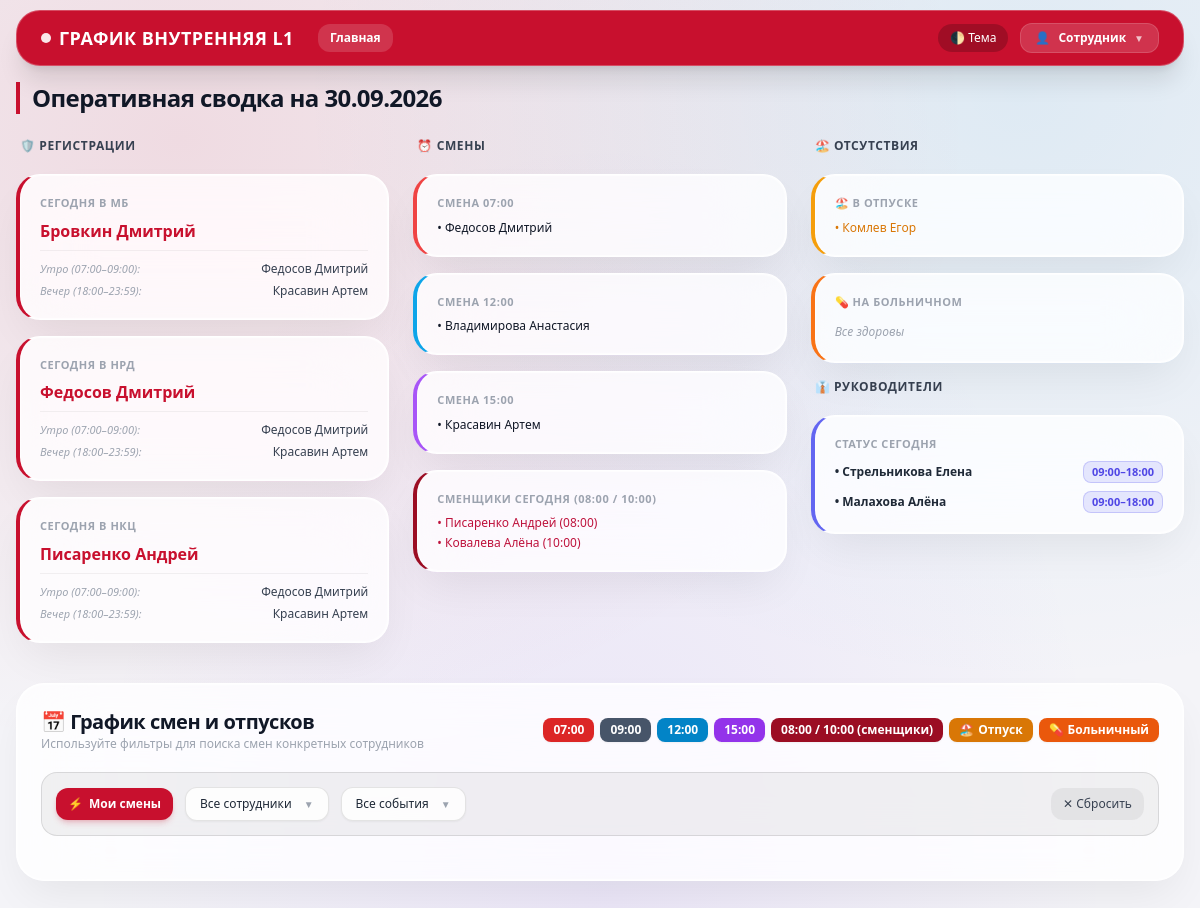
/ (signed in), run on the app's committed database.
### app/database.py (models this page shows)
class User(Base):
    __tablename__ = "users"
    id = Column(Integer, primary_key=True, index=True)
    username = Column(String, unique=True, index=True, nullable=False)
    password_hash = Column(String, nullable=False)
    full_name = Column(String, nullable=False)
    role = Column(String, default="employee") # admin, manager, employee
    is_active = Column(Boolean, default=True)

class DutyAssignment(Base):
    __tablename__ = "duty_assignments"
    id = Column(Integer, primary_key=True, index=True)
    date = Column(Date, index=True, nullable=False)
    system = Column(String, nullable=False)
    slot = Column(String, nullable=False)
    employee_name = Column(String, nullable=False)

class ScheduleEntry(Base):
    __tablename__ = "schedule_entries"
    id = Column(Integer, primary_key=True, index=True)
    date = Column(Date, index=True, nullable=False)
    employee_name = Column(String, index=True, nullable=False)
    shift_type = Column(String, nullable=True)
    is_vacation = Column(Boolean, default=False)
    is_sick = Column(Boolean, default=False)

class Manager(Base):
    __tablename__ = "managers"
    id = Column(Integer, primary_key=True, index=True)
    employee_name = Column(String, unique=True, nullable=False)

### app/main.py (the view)
@app.get("/", response_class=HTMLResponse)
def index(request: Request, user = Depends(get_current_user)):
    if not user:
        return RedirectResponse(url="/login")
    today = date.today()
    db = SessionLocal()
    entries = db.query(ScheduleEntry).filter(ScheduleEntry.date == today).all()
    total_entries_count = db.query(ScheduleEntry).count()
    duties = db.query(DutyAssignment).filter(DutyAssignment.date == today).all()
    all_emps_db = db.query(ScheduleEntry.employee_name).distinct().all()
    managers_db = db.query(Manager).all()
    db.close()
    reg_data = {
        "МБ": {"main": None, "morning": None, "evening": None},
        "НРД": {"main": None, "morning": None, "evening": None},
        "НКЦ": {"main": None, "morning": None, "evening": None},
    }
    for d in duties:
        if d.system in reg_data:
            if d.slot == "day": reg_data[d.system]["main"] = d.employee_name
            elif d.slot == "morning": reg_data[d.system]["morning"] = d.employee_name
            elif d.slot == "evening": reg_data[d.system]["evening"] = d.employee_name
    relievers_raw = []
    for e in entries:
        if e.shift_type in ["08:00", "10:00", "с 8", "с 10"]:
            shift_label = "08:00" if "8" in e.shift_type else "10:00"
            relievers_raw.append((shift_label, e.employee_name))
    unique_relievers = list(set(relievers_raw))
    unique_relievers.sort(key=lambda x: (x[0], x[1]))
    formatted_relievers = [f"{name} ({shift})" for shift, name in unique_relievers]
    all_employees = sorted(list(set([row[0] for row in all_emps_db if row[0]])))
    manager_names = [m.employee_name for m in managers_db]
    managers_status = []
    if total_entries_count > 0 and entries:
        for m_name in manager_names:
            m_surname = m_name.strip().split()[0].lower() if m_name.strip() else ""
            m_entry = next((e for e in entries if e.employee_name and m_surname == e.employee_name.strip().split()[0].lower()), None)
            if m_entry:
                if m_entry.is_vacation: status_text = "🏖 В отпуске"
                elif m_entry.is_sick: status_text = "💊 На больничном"
                else: status_text = "09:00–18:00"
            else:
                status_text = "Выходной"
            managers_status.append({"name": m_name, "status": status_text})
    blocks = {
        "reg": reg_data,
        "s7": list(set([e.employee_name for e in entries if e.shift_type in ["07:00", "с 7"]])),
        "s12": list(set([e.employee_name for e in entries if e.shift_type in ["12:00", "с 12"]])),
        "s15": list(set([e.employee_name for e in entries if e.shift_type in ["15:00", "с 15"]])),
        "relievers": formatted_relievers,
        "vacation": list(set([e.employee_name for e in entries if e.is_vacation])),
        "sick": list(set([e.employee_name for e in entries if e.is_sick])),
        "managers_status": managers_status,
    }
    return templates.TemplateResponse(
        request=request,
        name="index.html",
        context={
            "user": user,
            "blocks": blocks,
            "today": today.strftime("%d.%m.%Y"),
            "all_employees": all_employees,
            "manager_names": manager_names
        }
    )

### app/templates/index.html (shortened to what this page needs)
{% extends "base.html" %}
{% block content %}
<div class="mb-6 flex justify-between items-center">
    <h1 class="text-2xl font-extrabold tracking-tight border-l-4 border-corp-red pl-3">Оперативная сводка на {{ today }}</h1>
</div>
<div class="grid grid-cols-1 md:grid-cols-3 gap-6 mb-10">
    <div class="flex flex-col space-y-4">
        <div class="pb-1 font-bold text-gray-700 dark:text-gray-300 uppercase tracking-wider text-xs flex items-center gap-1.5 ml-1">
            <span>🛡️ Регистрации</span>
        </div>
        {% for sys_name, title in [("МБ", "Сегодня в МБ"), ("НРД", "Сегодня в НРД"), ("НКЦ", "Сегодня в НКЦ")] %}
        <div class="ios-glass rounded-[24px] p-5 border-l-4 border-l-corp-red">
            <div class="text-[11px] uppercase font-bold tracking-wider text-gray-400 mb-2">{{ title }}</div>
            {% set r = blocks.reg[sys_name] %}
            {% if r.main or r.morning or r.evening %}
                {% if r.main %}
                <div class="text-base font-bold text-corp-red dark:text-red-400 mb-2 leading-snug">{{ r.main }}</div>
                {% else %}
                <div class="text-xs text-gray-400 italic mb-2">Основной не назначен</div>
                {% endif %}
                <div class="space-y-1.5 pt-2.5 border-t border-black/5 dark:border-white/10 text-xs">
                    {% if r.morning %}
                    <div class="flex flex-col sm:flex-row sm:items-center justify-between gap-0.5">
                        <span class="text-gray-400 italic text-[11px]">Утро (07:00–09:00):</span>
                        <span class="font-medium text-gray-700 dark:text-gray-200">{{ r.morning }}</span>
                    </div>
                    {% endif %}
                    {% if r.evening %}
                    <div class="flex flex-col sm:flex-row sm:items-center justify-between gap-0.5">
                        <span class="text-gray-400 italic text-[11px]">Вечер (18:00–23:59):</span>
                        <span class="font-medium text-gray-700 dark:text-gray-200">{{ r.evening }}</span>
                    </div>
                    {% endif %}
                </div>
            {% else %}
                <span class="text-gray-400 text-xs italic">Нет назначений</span>
            {% endif %}
        </div>
        {% endfor %}
    </div>
    <div class="flex flex-col space-y-4">
        <div class="pb-1 font-bold text-gray-700 dark:text-gray-300 uppercase tracking-wider text-xs flex items-center gap-1.5 ml-1">
            <span>⏰ Смены</span>
        </div>
        <div class="ios-glass rounded-[24px] p-5 border-l-4 border-l-red-500">
            <div class="text-[11px] uppercase font-bold tracking-wider text-gray-400 mb-2">Смена 07:00</div>
            {% if blocks.s7 %}<ul class="space-y-1 font-medium text-xs">{% for name in blocks.s7 %}<li>• {{ name }}</li>{% endfor %}</ul>{% else %}<span class="text-gray-400 text-xs italic">Нет смен</span>{% endif %}
        </div>
        <div class="ios-glass rounded-[24px] p-5 border-l-4 border-l-sky-500">
            <div class="text-[11px] uppercase font-bold tracking-wider text-gray-400 mb-2">Смена 12:00</div>
            {% if blocks.s12 %}<ul class="space-y-1 font-medium text-xs">{% for name in blocks.s12 %}<li>• {{ name }}</li>{% endfor %}</ul>{% else %}<span class="text-gray-400 text-xs italic">Нет смен</span>{% endif %}
        </div>
        <div class="ios-glass rounded-[24px] p-5 border-l-4 border-l-purple-500">
            <div class="text-[11px] uppercase font-bold tracking-wider text-gray-400 mb-2">Смена 15:00</div>
            {% if blocks.s15 %}<ul class="space-y-1 font-medium text-xs">{% for name in blocks.s15 %}<li>• {{ name }}</li>{% endfor %}</ul>{% else %}<span class="text-gray-400 text-xs italic">Нет смен</span>{% endif %}
        </div>
        <div class="ios-glass rounded-[24px] p-5 border-l-4 border-l-[#9b0d23]">
            <div class="text-[11px] uppercase font-bold tracking-wider text-gray-400 mb-2">Сменщики сегодня (08:00 / 10:00)</div>
            {% if blocks.relievers %}
                <ul class="space-y-1 font-medium text-xs text-rose-700 dark:text-rose-400">
                    {% for item in blocks.relievers %}<li>• {{ item }}</li>{% endfor %}
                </ul>
            {% else %}<span class="text-gray-400 text-xs italic">Сменщиков нет</span>{% endif %}
        </div>
    </div>
    <div class="flex flex-col space-y-4">
        <div class="pb-1 font-bold text-gray-700 dark:text-gray-300 uppercase tracking-wider text-xs flex items-center gap-1.5 ml-1">
            <span>🏖️ Отсутствия</span>
        </div>
        <div class="ios-glass rounded-[24px] p-5 border-l-4 border-l-amber-500">
            <div class="text-[11px] uppercase font-bold tracking-wider text-gray-400 mb-2">🏖 В отпуске</div>
            {% if blocks.vacation %}<ul class="space-y-1 font-medium text-xs text-amber-600 dark:text-amber-400">{% for name in blocks.vacation %}<li>• {{ name }}</li>{% endfor %}</ul>{% else %}<span class="text-gray-400 text-xs italic">Отпусков нет</span>{% endif %}
        </div>
        <div class="ios-glass rounded-[24px] p-5 border-l-4 border-l-orange-500">
            <div class="text-[11px] uppercase font-bold tracking-wider text-gray-400 mb-2">💊 На больничном</div>
            {% if blocks.sick %}<ul class="space-y-1 font-medium text-xs text-orange-600 dark:text-orange-400">{% for name in blocks.sick %}<li>• {{ name }}</li>{% endfor %}</ul>{% else %}<span class="text-gray-400 text-xs italic">Все здоровы</span>{% endif %}
        </div>
        <div class="pb-1 font-bold text-gray-700 dark:text-gray-300 uppercase tracking-wider text-xs flex items-center gap-1.5 ml-1 mt-2">
            <span>👔 Руководители</span>
        </div>
        <div class="ios-glass rounded-[24px] p-5 border-l-4 border-l-indigo-500">
            <div class="text-[11px] uppercase font-bold tracking-wider text-gray-400 mb-2">Статус сегодня</div>
            {% if blocks.managers_status %}
                <ul class="space-y-2 font-medium text-xs">
                    {% for mgr in blocks.managers_status %}
                    <li class="flex items-center justify-between">
                        <span class="text-gray-800 dark:text-gray-200 font-semibold">• {{ mgr.name }}</span>
                        <span class="px-2 py-0.5 rounded-lg text-[11px] font-bold bg-indigo-500/15 text-indigo-600 dark:text-indigo-400 border border-indigo-500/25">{{ mgr.status }}</span>
                    </li>
                    {% endfor %}
                </ul>
            {% else %}<span class="text-gray-400 text-xs italic">Нет данных</span>{% endif %}
        </div>
    </div>
</div>
<div class="ios-glass rounded-[28px] p-6">
    <div class="flex flex-col lg:flex-row justify-between lg:items-center mb-5 gap-3">
        <div>
            <h2 class="text-xl font-extrabold tracking-tight text-gray-900 dark:text-white">📅 График смен и отпусков</h2>
            <p class="text-xs text-gray-400">Используйте фильтры для поиска смен конкретных сотрудников</p>
        </div>
        <div class="flex flex-wrap items-center gap-1.5 text-xs font-semibold select-none">
            <span class="px-2.5 py-1 rounded-lg bg-red-600 text-white shadow-sm">07:00</span>
            <span class="px-2.5 py-1 rounded-lg bg-slate-600 text-white shadow-sm">09:00</span>
            <span class="px-2.5 py-1 rounded-lg bg-sky-600 text-white shadow-sm">12:00</span>
            <span class="px-2.5 py-1 rounded-lg bg-purple-600 text-white shadow-sm">15:00</span>
            <span class="px-2.5 py-1 rounded-lg bg-[#9b0d23] text-white shadow-sm">08:00 / 10:00 (сменщики)</span>
            <span class="px-2.5 py-1 rounded-lg bg-amber-600 text-white shadow-sm flex items-center gap-1"><span>🏖</span><span>Отпуск</span></span>
            <span class="px-2.5 py-1 rounded-lg bg-orange-600 text-white shadow-sm flex items-center gap-1"><span>💊</span><span>Больничный</span></span>
        </div>
    </div>
    <div class="mb-5 p-3.5 rounded-2xl bg-black/5 dark:bg-white/5 border border-black/10 dark:border-white/10 flex flex-wrap items-center gap-3 relative z-30">
        <button onclick="selectMyShifts()"
                class="px-3 py-2 rounded-xl bg-corp-red hover:bg-corp-dark text-white text-xs font-bold transition active:scale-95 flex items-center gap-1.5 shadow-md shadow-corp-red/20 cursor-pointer">
            <span>⚡</span>
            <span>Мои смены</span>
        </button>
        <div class="relative">
            <button type="button" onclick="toggleDropdown('empDropdown')"
                    class="bg-white/80 dark:bg-[#1c1c22]/90 hover:bg-white dark:hover:bg-[#25252b] border border-black/10 dark:border-white/15 rounded-xl px-3.5 py-2 text-xs text-gray-800 dark:text-gray-100 flex items-center gap-3 transition shadow-sm cursor-pointer select-none">
                <span id="labelEmployee" class="font-medium">Все сотрудники</span>
                <span class="text-gray-400 text-[10px]">▼</span>
            </button>
        </div>
        <div class="relative">
            <button type="button" onclick="toggleDropdown('catDropdown')"
                    class="bg-white/80 dark:bg-[#1c1c22]/90 hover:bg-white dark:hover:bg-[#25252b] border border-black/10 dark:border-white/15 rounded-xl px-3.5 py-2 text-xs text-gray-800 dark:text-gray-100 flex items-center gap-3 transition shadow-sm cursor-pointer select-none">
                <span id="labelCategory" class="font-medium">Все события</span>
                <span class="text-gray-400 text-[10px]">▼</span>
            </button>
        </div>
        <button onclick="resetCalendarFilters()"
                class="ml-auto text-xs px-3 py-2 rounded-xl bg-black/5 hover:bg-black/10 dark:bg-white/10 dark:hover:bg-white/15 text-gray-700 dark:text-gray-200 font-medium transition active:scale-95 cursor-pointer">
            ✕ Сбросить
        </button>
    </div>
</div>
{% endblock %}

### app/templates/base.html (shortened to what this page needs)
<!DOCTYPE html>
<html lang="ru" class="h-full">
<head>
    <script src="https://cdn.tailwindcss.com"></script>
    <link href='https://cdn.jsdelivr.net/npm/fullcalendar@6.1.10/main.min.css' rel='stylesheet' />
</head>
<body class="text-gray-900 dark:text-gray-100 flex flex-col min-h-screen transition-colors duration-300">
    <header class="sticky top-0 z-40 px-4 pt-2.5 pb-2 bg-transparent pointer-events-none">
        <div class="max-w-7xl mx-auto rounded-[24px] px-6 h-14 flex items-center justify-between bg-corp-red dark:bg-[#7a0a1c] border border-white/25 shadow-xl text-white pointer-events-auto">
            <div class="flex items-center space-x-6">
                <a href="/" class="font-extrabold text-base sm:text-lg tracking-wide uppercase flex items-center gap-2">
                    <span class="w-2.5 h-2.5 rounded-full bg-white/90 animate-pulse"></span>
                    График Внутренняя L1
                </a>
                <nav class="flex space-x-2 text-xs font-semibold">
                    <a href="/" class="bg-white/15 hover:bg-white/25 px-3 py-1.5 rounded-xl transition">Главная</a>
                </nav>
            </div>
            <div class="flex items-center space-x-3 text-xs">
                <button onclick="toggleDark()" class="bg-black/20 hover:bg-black/35 px-3 py-1.5 rounded-full font-medium transition active:scale-95">🌓 Тема</button>
                {% if user %}
                <div class="relative user-menu-container">
                    <button type="button" onclick="toggleUserDropdown(event)"
                            class="flex items-center gap-2 bg-white/15 hover:bg-white/25 px-3.5 py-1.5 rounded-xl transition font-medium border border-white/15 cursor-pointer select-none active:scale-95">
                        <span class="opacity-90">👤</span>
                        <span class="font-semibold">{{ user.full_name }}</span>
                        <span class="text-[10px] text-white/70">▼</span>
                    </button>
                </div>
                {% endif %}
            </div>
        </div>
    </header>
    <main class="flex-grow max-w-7xl mx-auto px-4 pt-2 pb-12 w-full">
        {% block content %}{% endblock %}
    </main>
</body>
</html>

### data on the page
User: full_name "Сотрудник"
DutyAssignment: main "Бровкин Дмитрий"
DutyAssignment: morning "Федосов Дмитрий"
DutyAssignment: evening "Красавин Артем"
DutyAssignment: main "Федосов Дмитрий"
DutyAssignment: morning "Федосов Дмитрий"
DutyAssignment: evening "Красавин Артем"
DutyAssignment: main "Писаренко Андрей"
DutyAssignment: morning "Федосов Дмитрий"
DutyAssignment: evening "Красавин Артем"
ScheduleEntry: employee_name "Федосов Дмитрий"
ScheduleEntry: employee_name "Владимирова Анастасия"
ScheduleEntry: employee_name "Красавин Артем"
ScheduleEntry: employee_name "Комлев Егор"
Manager: name "Стрельникова Елена", status "09:00–18:00"
Manager: name "Малахова Алёна", status "09:00–18:00"

### other printed values
{{ today }} "30.09.2026"
{{ title }} "СЕГОДНЯ В МБ" "СЕГОДНЯ В НРД" "СЕГОДНЯ В НКЦ"
{{ item }} "Писаренко Андрей (08:00)" "Ковалева Алёна (10:00)"
